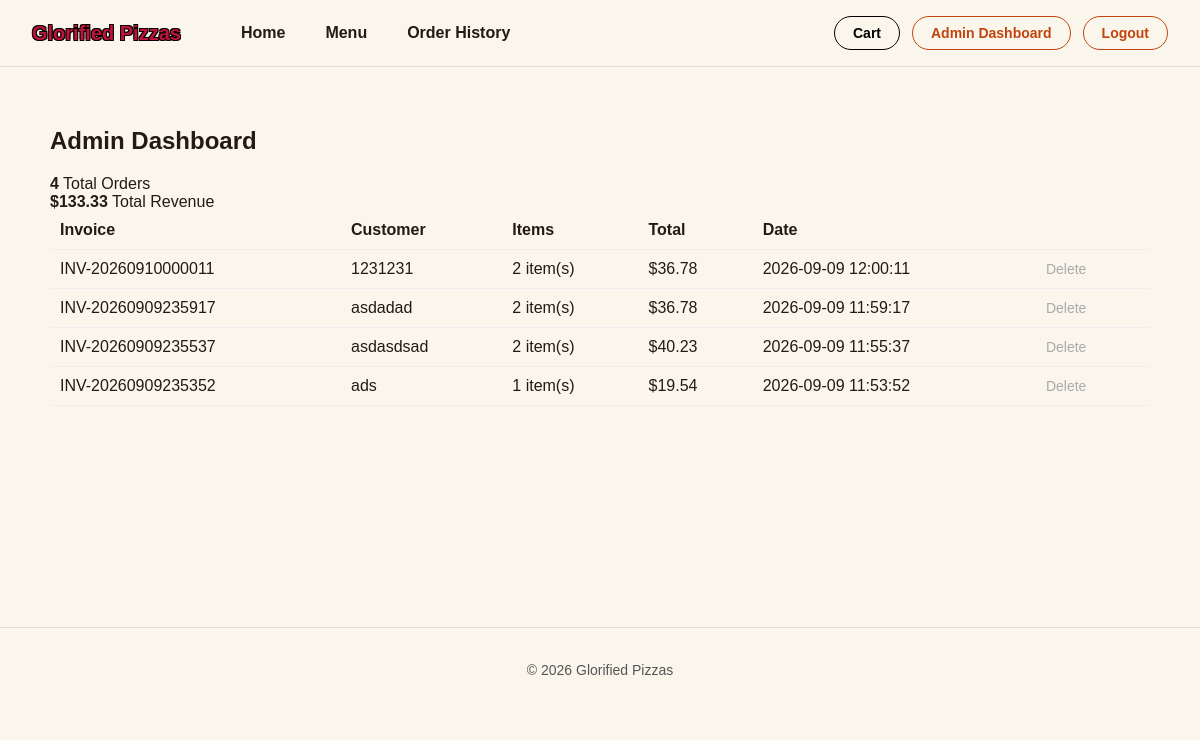
Before: /admin (signed in) with the older database file.
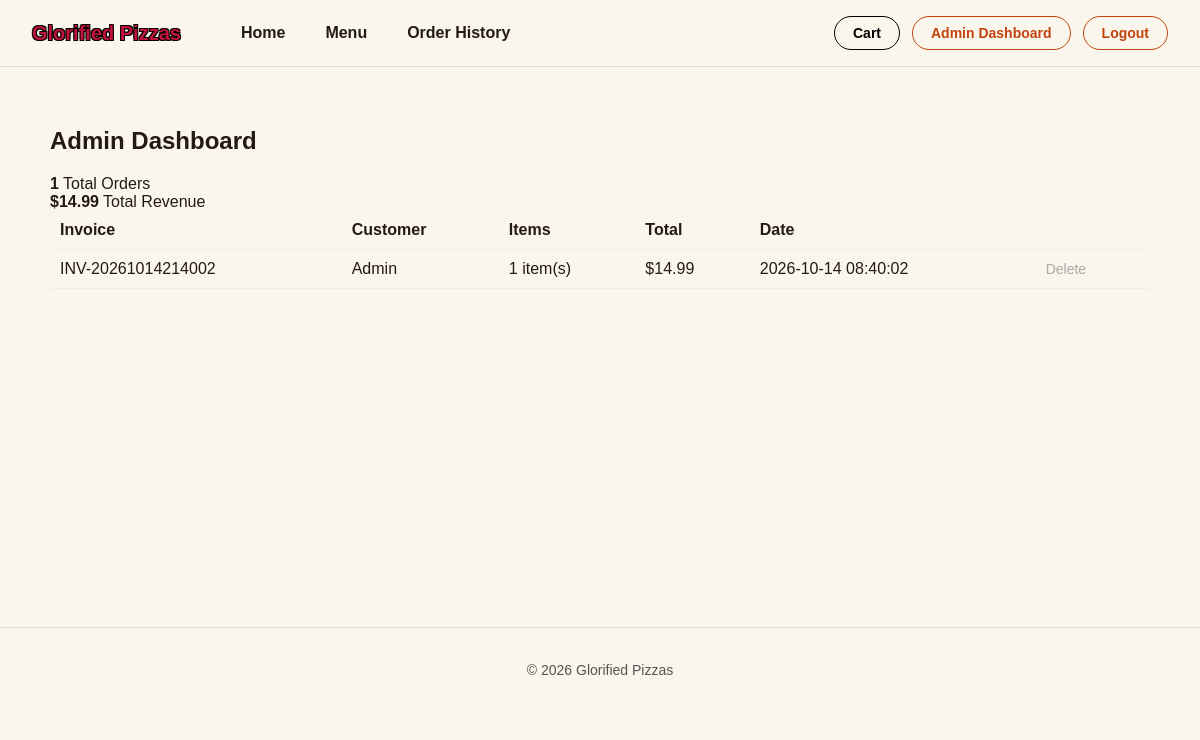
After: the same page with the newer database file.
### tables this page shows
CREATE TABLE orders (
                order_id INTEGER PRIMARY KEY AUTOINCREMENT,
                invoice_number TEXT,
                customer_name TEXT,
                cart_items TEXT,
                total REAL,
                date TIMESTAMP DEFAULT CURRENT_TIMESTAMP
            );

### AS91897-AS91896-main/app.py (the view)
@app.route('/admin')
def admin_dashboard():
    if not session.get('is_admin'):
        flash('Please log in to view the admin dashboard.')
        return redirect(url_for('login'))
    with sqlite3.connect('pizza_shop.db') as conn:
        cursor = conn.cursor()
        cursor.execute('SELECT * FROM orders ORDER BY order_id DESC')
        rows = cursor.fetchall()
    orders = []
    revenue = 0
    for row in rows:
        orders.append({
            'order_id': row[0],
            'invoice_number': row[1],
            'customer_name': row[2],
            'cart_items': json.loads(row[3]),
            'total': row[4],
            'date': row[5]
        })
        revenue += row[4]
    return render_template('admin.html', orders=orders, order_count=len(orders), revenue=revenue)

### AS91897-AS91896-main/templates/admin.html (shortened to what this page needs)
{% extends "base.html" %}
{% block content %}
<h2>Admin Dashboard</h2>
<div class="admin-stats">
    <div class="stat-box">
        <strong>{{ order_count }}</strong>
        <span>Total Orders</span>
    </div>
    <div class="stat-box">
        <strong>${{ "%.2f"|format(revenue) }}</strong>
        <span>Total Revenue</span>
    </div>
</div>
{% if not orders %}
<p>No orders yet.</p>
{% else %}
<table class="checkout-table">
    <thead>
        <tr>
            <th>Invoice</th>
            <th>Customer</th>
            <th>Items</th>
            <th>Total</th>
            <th>Date</th>
            <th></th>
        </tr>
    </thead>
    <tbody>
        {% for order in orders %}
        <tr>
            <td>{{ order.invoice_number }}</td>
            <td>{{ order.customer_name }}</td>
            <td>{{ order.cart_items|length }} item(s)</td>
            <td>${{ "%.2f"|format(order.total) }}</td>
            <td>{{ order.date }}</td>
            <td>
                <form action="{{ url_for('admin_delete_order', order_id=order.order_id) }}" method="POST">
                    <button type="submit" class="cart-remove-btn">Delete</button>
                </form>
            </td>
        </tr>
        {% endfor %}
    </tbody>
</table>
{% endif %}
{% endblock %}

Changed rows visible on the page:
removed orders: invoice_number "INV-20260910000011", customer_name "1231231", cart_items|length "2", total "36.78", date "2026-09-09 12:00:11"
removed orders: invoice_number "INV-20260909235917", customer_name "asdadad", cart_items|length "2", total "36.78", date "2026-09-09 11:59:17"
removed orders: invoice_number "INV-20260909235537", customer_name "asdasdsad", cart_items|length "2", total "40.23", date "2026-09-09 11:55:37"
removed orders: invoice_number "INV-20260909235352", customer_name "ads", cart_items|length "1", total "19.54", date "2026-09-09 11:53:52"
added orders: invoice_number "INV-20261014214002", customer_name "Admin", cart_items|length "1", total "14.99", date "2026-10-14 08:40:02"
Other visible differences:
{{ order_count }}: "4" → "1"
{{ "%.2f"|format(revenue) }}: "133.33" → "14.99"
